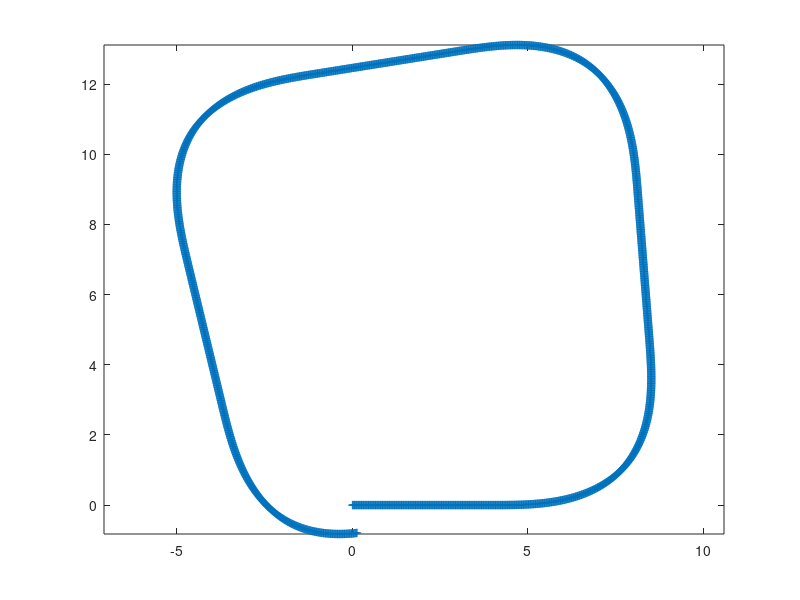

Here is the MATLAB script that generated this plot:
clear
alphaTurning = 23.75;

v = 2;
x = 0;
y = 0;
theta = 0;

tfinal = 23;
dt = 0.01;
times = 0:dt:tfinal;
path = zeros(length(times),2);
omegas = zeros(size(times));
alphas = zeros(size(times));
alphas(and(2 < times, times < 4)) = alphaTurning;
alphas(and(4 < times, times < 6)) = -alphaTurning;
alphas(and(8 < times, times < 10)) = alphaTurning;
alphas(and(10 < times, times < 12)) = -alphaTurning;
alphas(and(14 < times, times < 16)) = alphaTurning;
alphas(and(16 < times, times < 18)) = -alphaTurning;
alphas(and(20 < times, times < 22)) = alphaTurning;
alphas(and(22 < times, times < 24)) = -alphaTurning;

for t = 2:length(times)
    omegas(t) = omegas(t-1) + alphas(t)*dt;
    theta = theta + omegas(t)*dt;
    x = x + v * cosd(theta)*dt;
    y = y + v * sind(theta)*dt;
    path(t,:) = [x y];
end

figure(1), clf
plot(path(:,1), path(:,2), '+-')
axis equal

% figure(2), clf
% plot(omegas)